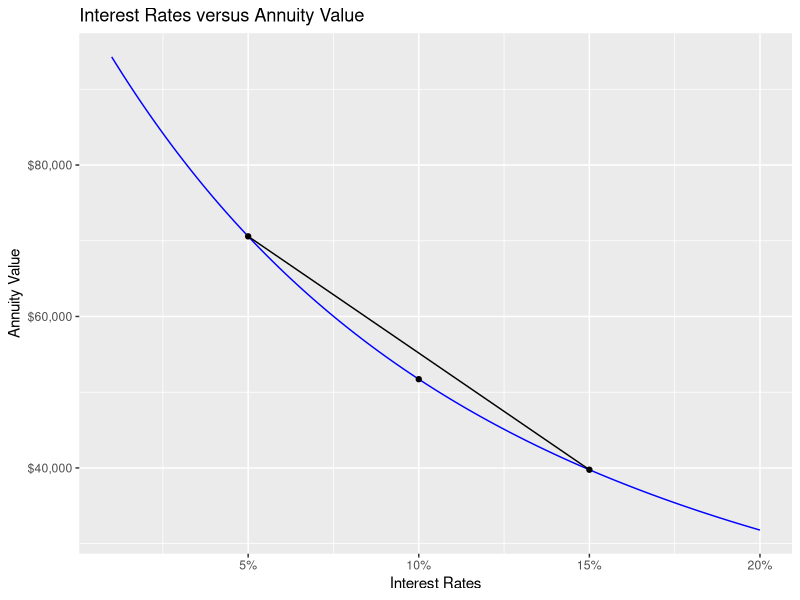

Write R code to recreate this figure.
# 35. Present Value and Interest Rates
# What is the relationship between the value of an annuity and the level of
# interest rates? Suppose you just bought a 15-year annuity of $6,800 per year
# at the current interest rate of 10 percent per year. What happens to the
# value of your investment if interest rates suddenly drop to 5 percent? What
# if interest rates suddenly rise to 15 percent?

# The relationship between interest rates and the value of a fixed income
# annuity is inverse. If interest rates decrease, then the value of the fixed
# income annuity increases If interest rates increase, then the value of the
# fixed income annuity decreases.
library(scales)
library(tibble)
library(ggplot2)

# annuity factor
pvia <- function(interest_rate, term)
    (1 - (1 + interest_rate)^-term) / interest_rate

# Value of a 15-year $6,800 annuity at 10 percent.
label_dollar(accuracy=0.01)(annuity_10pct <- 6800 * pvia(.10, 15))

# If interest rates decrease then the value of the annuity increases
label_dollar(accuracy=0.01)(annuity_5pct <- 6800 * pvia(.05, 15))
label_percent(accuracy=0.01)(percent_increase <- (annuity_5pct - annuity_10pct) / annuity_10pct)
annuity_5pct > annuity_10pct

# If interest rates increase then the value of the annuity decreases
label_dollar(accuracy=0.01)(annuity_15pct <- 6800 * pvia(.15, 15))
label_percent(accuracy=0.01)(percent_decrease <- (annuity_15pct - annuity_10pct) / annuity_10pct)
annuity_15pct < annuity_10pct

plot_points <- tibble(
    interest_rate = c(.05, .10, .15),
    annuity_value = c(annuity_5pct, annuity_10pct, annuity_15pct)
)

plot_curve <- tibble(
    interest_rate = seq(.01, .20, by = .001),
    annuity_value = 6800 * pvia(interest_rate, 15)
)

g35 <- ggplot(plot_curve, aes(x = interest_rate, y = annuity_value)) +
    geom_line(color = "blue") +
    geom_point(data = plot_points) +
    annotate("segment", x = .05, xend = .15,
             y = annuity_5pct, yend = annuity_15pct) +
    scale_x_continuous(labels = label_percent()) +
    scale_y_continuous(labels = label_dollar()) +
    labs(x = "Interest Rates", y = "Annuity Value",
         title = "Interest Rates versus Annuity Value")

ggsave("04-Chapter/images/35.png", plot = g35, width = 5, height = 5, dpi = 300)
